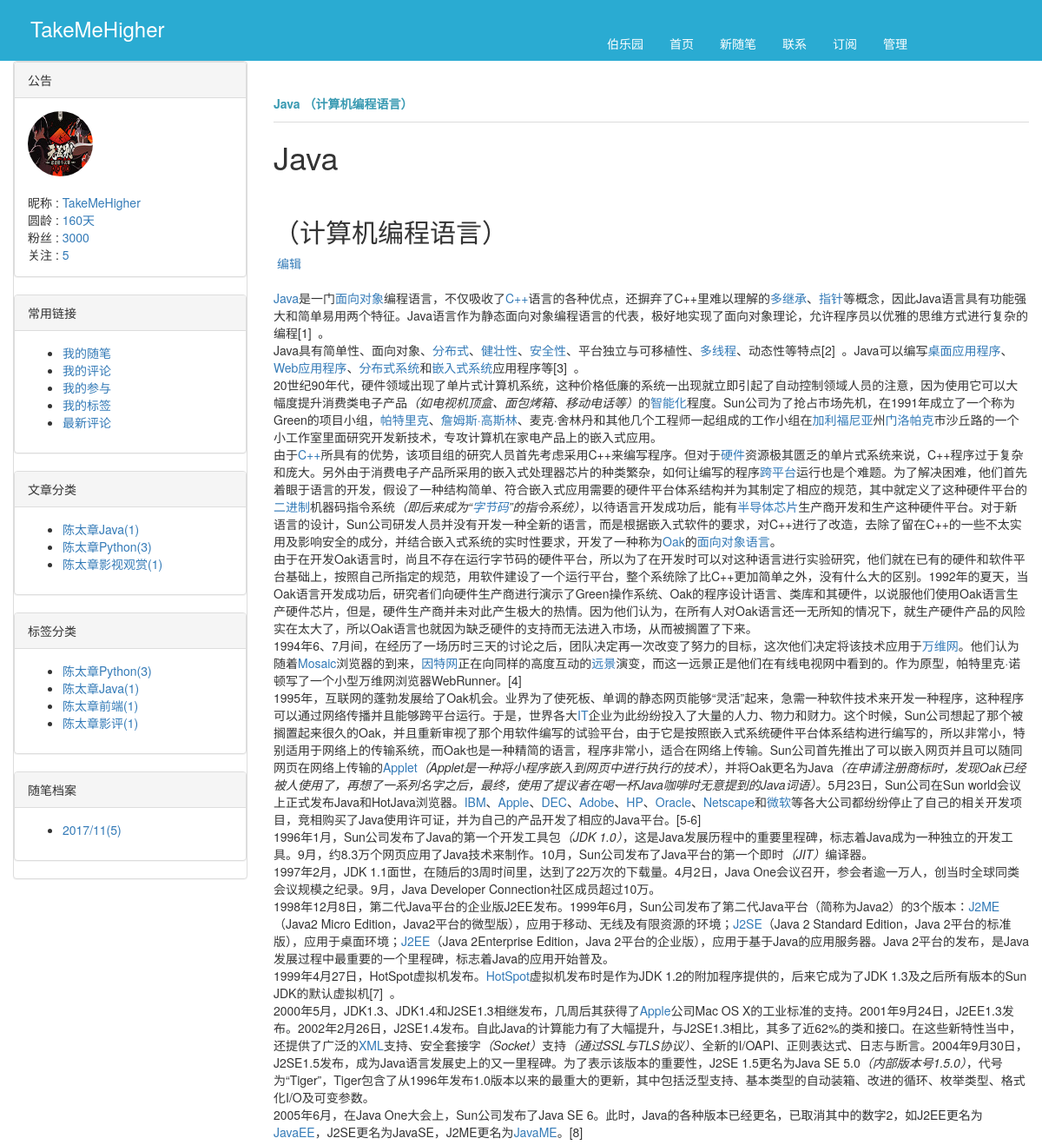
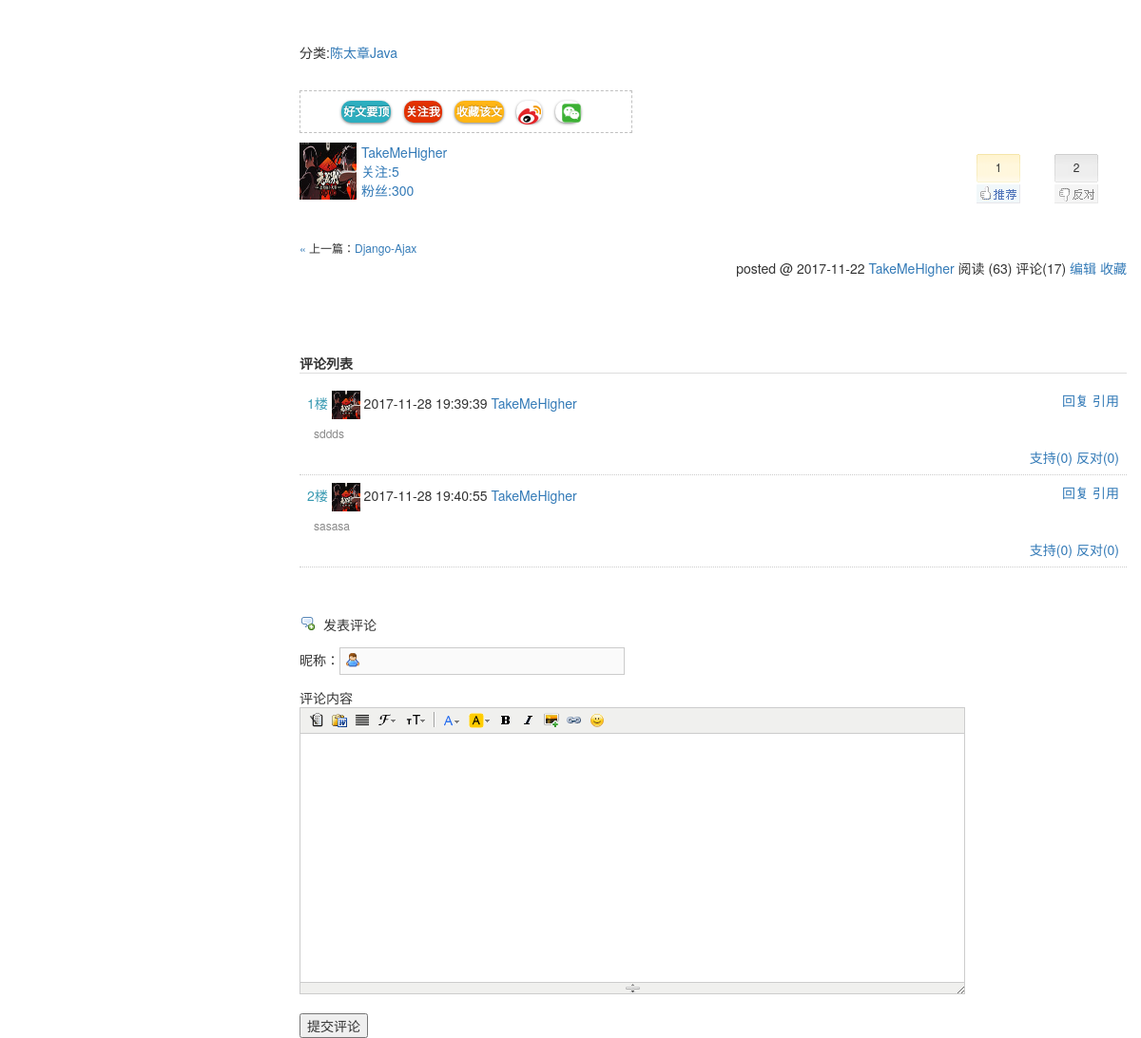
/blog/ctz/p/6/, run on the app's committed database (2 pictures, top to bottom).
### app01/models.py (models this page shows, shortened)
class Userinfo(AbstractUser):
    id=models.BigAutoField(primary_key=True)
    nickname=models.CharField(max_length=32,verbose_name="昵称")
    phone = models.CharField(max_length=11,blank=True,null=True,unique=True, verbose_name="电话")
    avatar = models.FileField(verbose_name='头像', upload_to='avatar', default="/avatar/default.png")
    registTime = models.DateTimeField(verbose_name="注册时间",auto_now_add=True)
    class Meta:
        verbose_name_plural="用户表"
    def __str__(self):
        return self.username

class Category(models.Model):
    id = models.AutoField(primary_key=True)
    title = models.CharField(verbose_name='分类标题', max_length=32)
    blog = models.ForeignKey(verbose_name='所属博客', to='Blog', to_field='id')
    class Meta:
        verbose_name = 'category'
        verbose_name_plural = '文章分类表'
        ordering = ['title']

class Tag(models.Model):
    id = models.AutoField(primary_key=True)
    title = models.CharField(verbose_name='标签名称', max_length=32)
    blog = models.ForeignKey(verbose_name='所属博客', to='Blog', to_field='id')
    class Meta:
        verbose_name_plural="标签表"

class Article(models.Model):
    id = models.BigAutoField(primary_key=True)
    title = models.CharField(max_length=50, verbose_name='文章标题')
    desc = models.CharField(max_length=255, verbose_name='文章描述')
    read_count = models.IntegerField(default=0,verbose_name='阅读数')
    comment_count = models.IntegerField(default=0,verbose_name="评论数")
    up_count = models.IntegerField(default=0,verbose_name="点赞数")
    down_count = models.IntegerField(default=0,verbose_name="差评数")
    create_time = models.DateTimeField(verbose_name='创建时间', auto_now_add=True)
    category = models.ForeignKey(verbose_name='文章类型', to='Category', to_field='id', null=True)
    user = models.ForeignKey(verbose_name='所属用户', to='Userinfo', to_field='id')
    tags = models.ManyToManyField(
        to="Tag",
        through='Article2Tag',
        through_fields=('article', 'tag'),
    )
    siteArticleCategory=models.ForeignKey(to="SiteArticleCategory",verbose_name="所属网站文章分类",null=True)
    def __str__(self):
        return self.title
    class Meta:
        verbose_name_plural="文章表"

class ArticleDetail(models.Model):
    id = models.AutoField(primary_key=True)
    content = models.TextField(verbose_name='文章内容', )
    article = models.OneToOneField(verbose_name='所属文章', to='Article', to_field='id')
    class Meta:
        verbose_name_plural="文章详细表"

class Comment(models.Model):
    id = models.BigAutoField(primary_key=True)
    content = models.CharField(verbose_name='评论内容', max_length=255)
    create_time = models.DateTimeField(verbose_name='创建时间', auto_now_add=True)
    up_count = models.IntegerField(default=0)
    user = models.ForeignKey(verbose_name='评论者', to='Userinfo', to_field='id')
    article = models.ForeignKey(verbose_name='评论文章', to='Article', to_field='id')
    parent_comment = models.ForeignKey('self', blank=True, null=True, verbose_name='父级评论')
    class Meta:
        verbose_name_plural="评论表"

### app01/views.py (the view)
# urls.py: url(r'^(?P<username>.*)/p/(?P<article_id>[0-9]+)/$', views.articleDetail),
def articleDetail(request, username, article_id):
    print(username)
    user = models.Userinfo.objects.filter(username=username).first()
    print(user)
    from django.db.models import Count
    date_list = models.Article.objects.filter(user=user).extra(
        select={"filter_create_date": "strftime('%%Y/%%m',create_time)"}).values_list(
        "filter_create_date").annotate(c=Count("id"))
    article = models.Article.objects.filter(id=article_id).first()
    models.Article.objects.filter(id=article_id).update(read_count=F('read_count') + 1)
    print(article)
    return render(request, "article.html", {'articleobj': article, "user": user, "date_list": date_list})

### templates/article.html (shortened to what this page needs)
{% extends "personalBase.html" %}
{% block css %}
    <link rel="stylesheet" href="/static/css/article.css">
{% endblock css %}
{% block article %}
    <div class="article">
        <div id="body">
            <div id="article_title">
                <h1><a href="">{{ articleobj.title }}</a></h1>
            </div>
            <div id="article_content">
                {{ articleobj.articledetail.content|safe }}
            </div>
            <div id="article_opration">
                <div id="BlogPostCategory">
                    分类:<a
                        href="/blog/{{ articleobj.user.username }}/category/{{ articleobj.category.title }}">{{ articleobj.category.title }}</a>
                </div>
                <div id="green_channel">
                    <a id="green_channel_digg">好文要顶</a>
                    <a id="green_channel_follow">关注我</a>
                    <a id="green_channel_favorite">收藏该文</a>
                    <a id="green_channel_weibo">
                        <img src="/static/img/icon_weibo_24.png" alt="">
                    </a>
                    <a id="green_channel_wechat">
                        <img src="/static/img/wechat.png" alt="">
                    </a>
                </div>
                <div id="author_profile">
                    <a href="/blog/{{ articleobj.user.username }}/" id="avatar_avatar"><img
                            src="/media/{{ articleobj.user.avatar }}" alt=""></a>
                    <div id="arthor_deatil">
                        <a href="/blog/{{ articleobj.user.username }}/">{{ articleobj.user.nickname }}</a> <br>
                        <a href="">关注:5</a> <br>
                        <a href="">粉丝:300</a> <br>
                    </div>
                    <div id="div_digg">
                        <div class="diggit">
                            <span class="diggnum" id="digg_count">{{ articleobj.up_count }}</span>
                        </div>
                        <div class="buryit">
                            <span class="burynum" id="bury_count">{{ articleobj.down_count }}</span>
                        </div>
                    </div>
                    <div id="post_next_prev"><a href="" class="p_n_p_prefix">« </a>
                        上一篇：<a href="" title="发布于2017-11-14 23:25">Django-Ajax</a><br></div>
                    <div class="postDesc pull-right">
                        posted @ <span id="post-date">{{ articleobj.create_time|date:"Y-m-d" }}</span>
                        <a href="/blog/{{ articleobj.user.username }}">{{ articleobj.user.nickname }}</a>
                        阅读 <span id="read_count">({{ articleobj.read_count }})</span> 评论({{ articleobj.comment_count }})
                        <a href="#">编辑</a>
                        <a href="#">收藏</a></div>
                </div>
            </div>
            <div id="comment_list">
                <div id="commentList">评论列表</div>
                {% for con in articleobj.comment_set.all %}
                    <div class="commentItem">
                        <div class="feedbackManage">
                            &nbsp;&nbsp;<span class="comment_actions">
                            {% if con.user.id == request.user.id %}
                                <a href="#commentBody" comment_id="{{ con.id }}">修改</a>
                                <a comment_id="{{ con.id }}" class="delComment">删除</a>
                            {% else %}
                                <a comment_id="{{ con.id }}" comment_username="{{ con.user.username }}" comment_name="{{ con.user.nickname }}" class="reply">回复</a>
                                <a href="#">引用</a>
                            {% endif %}
                          </span>
                        </div>
                        <div class="commentTile">
                            <a href="#3762185" class="layer">{{ forloop.counter }}楼</a>
                            <img class="user_avatar" src="/media/{{ con.user.avatar }}" alt="">
                            <span>{{ con.create_time|date:"Y-m-d H:i:s" }}</span>
                            <a href="/blog/{{ con.user.username }}/" id="user_nickname">{{ con.user.nickname }}</a>
                        </div>
                        <div class="commentContent">
                            {% if con.parent_comment_id %}
                                   <div class="comment_body_content">
                                     <div>
                                         <a href="/blog/{{ con.parent_comment.user.username }}/">@{{ con.parent_comment.user.nickname }}</a>
                                     </div>
                                    {{ con.content|safe}}
                                   </div>
                                {% else %}
                                 <div class="comment_body_content">
                                {{ con.content|safe}}
                            </div>
                            {% endif %}
                            <div class="comment_vote">
                                <a class="comment_digg"
                                   comment_id="{{ con.id }}">支持(<span>{{ con.up_count }}</span>)</a>
                                <a href="#" class="comment_bury" comment_id="{{ con.id }}">反对(0)</a>
                            </div>
                        </div>
                    </div>
                {% endfor %}
            </div>
            <div id="comment">
                <div id="commentform_title">发表评论</div>
                <div id="comment_nick">
                    <p>
                        昵称：<input type="text" id="tbCommentAuthor" class="author" disabled="disabled" size="50"
                                  value="{{ request.user.nickname }}">
                    </p>
                </div>
                <div>
                    评论内容
                </div>
                <div id="commentBody">
                    <form>
                        <textarea name="" id="comment_content" cols="40" rows="15" style="width: 800px;height: 400px"></textarea> <br>
                        <input type="button" value="提交评论" id="subBtn">
                    </form>
                </div>
            </div>
        </div>
    </div>
{% endblock article %}

### templates/personalBase.html (shortened to what this page needs)
<!DOCTYPE html>
<html lang="en">
<head>
    <link rel="stylesheet" href="/static/bootstrap-3.3.7-dist/css/bootstrap.min.css">
    <link rel="stylesheet" href="/static/css/personalBase.css">
    {% block css %}
    {% endblock css %}
{% load myFilter %}
</head>
<body>
<nav class="navbar  navbar-fixed-top">
    <div class="container-fluid ">
        <div class=" navbar-header" id="navbar-user-nickname">
            <a href="/blog/{{ user.username }}"  style="color: white;text-decoration: none"> {{ user.nickname }}</a>
        </div>
        <div class="collapse navbar-collapse" id="bs-example-navbar-collapse-1">
            <ul class="nav navbar-nav navbar-right" id="navList">
                <li><a href="#">伯乐园</a></li>
                <li><a href="/">首页</a></li>
                <li><a href="/backManage/addArticle/">新随笔</a></li>
                <li><a href="#">联系</a></li>
                <li><a href="#">订阅</a></li>
                <li><a href="/backManage/{{ request.user.username }}/manage/">管理</a></li>
            </ul>
        </div>
    </div>
</nav>
<div class="container-fluid" id="main">
    <div class="row">
        <div class="col-md-3" id="sideBar">
            <div class="panel panel-default">
             <div class="panel panel-default">
                    <div class="panel-heading " id="notice">公告</div>
                    <div class="panel-body">
                        <div id="author_news">
                            <a href=""> <img src="/media/{{ user.avatar }}" alt="" id="author_avatar"></a> <br><br>
                            昵称 : <a href="">{{ user.nickname }}</a> <br>
                            圆龄 : <a href="">{{ user.registTime|yunling }}天</a> <br>
                            粉丝 : <a href="">3000</a> <br>
                            关注 : <a href="">5</a>
                        </div>
                    </div>
                </div>
                <div class="panel panel-default">
                    <div class="panel-heading">常用链接</div>
                    <div class="panel-body" id="common_link">
                        <ul>
                            <li><a href="">我的随笔</a></li>
                            <li><a href="">我的评论</a></li>
                            <li><a href="">我的参与</a></li>
                            <li><a href="">我的标签</a></li>
                            <li><a href="">最新评论</a></li>
                        </ul>
                    </div>
                </div>
                <div class="panel panel-default">
                    <div class="panel-heading">文章分类</div>
                    <div class="panel-body" id="article_category">
                        <ul>
                            {% for category in user.blog.category_set.all %}
                                <li><a href="/blog/{{ user.username }}/category/{{ category.title }}">{{ category.title }}({{ category.article_set.count }})</a></li>
                            {% endfor %}
                        </ul>
                    </div>
                </div>
                <div class="panel panel-default">
                    <div class="panel-heading">标签分类</div>
                    <div class="panel-body" id="article_category">
                        <ul>
                          {% for tag in user.blog.tag_set.all %}
                             <li><a href="/blog/{{ user.username }}/tag/{{ tag.title }}">{{ tag.title }}({{ tag.article_set.all.count}})</a></li>
                          {% endfor %}
                        </ul>
                    </div>
                </div>
                <div class="panel panel-default">
                    <div class="panel-heading">随笔档案</div>
                    <div class="panel-body" id="article_category">
                        <ul>
                            {% for date in date_list%}
                                     <li><a href="/blog/{{ user.username }}/date/{{date.0 }}">{{date.0}}({{ date.1 }})</a></li>
                            {% endfor %}
                        </ul>
                    </div>
                </div>
            </div>
        </div>
        <div class="col-md-9" id="mainContent">
            {% block article %}
            {% endblock article %}
        </div>
    </div>
</div>
</body>
</html>

### data on the page
Userinfo: nickname "TakeMeHigher", avatar (picture), registTime|yunling "160"
Category: title "陈太章Java", article_set.count "1"
Category: title "陈太章Python", article_set.count "3"
Category: title "陈太章影视观赏", article_set.count "1"
Tag: title "陈太章Python", article_set.all.count "3"
Tag: title "陈太章Java", article_set.all.count "1"
Tag: title "陈太章前端", article_set.all.count "1"
Tag: title "陈太章影评", article_set.all.count "1"
Article: title "Java （计算机编程语言）", articledetail.content "Java （计算机编程语言） 编辑 Java 是一门 面向对象 编程语言，不仅吸收了 C++ 语言的各种优点，还摒弃了C++里难以理解的 多继承 、 指针 等概念，因此Java语言具有功能强大和简单易用两个特征。Java语言作为静态面向对象编程语言的代表，极好地实现了面向对象理论，允许程序员以优雅的思维方式进行复杂的编程[1] 。 Java具有简单性、面向对象、 分布式 、 健壮性 、 安全性 、平台独立与可移植性、 多线程 、动态性等特点[2] 。Java可以编写 桌面应用程序 、 Web应用程序 、 分布式系统 和 嵌入式系统 应用程序等[3] 。 20世纪90年代，硬件领域出现了单片式计算机系统，这种价格低廉的系统一出现就立即引起了自动控制领域人员的注意，因为使用它可以大幅度提升消费类电子产品 （如电视机顶盒、面包烤箱、移动电话等） 的 智能化 程度。Sun公司为了抢占市场先机，在1991年成立了一个称为Green的项目小组， 帕特里克 、 詹姆斯·高斯林 、麦克·舍林丹和其他几个工程师一起组成的工作小组在 加利福尼亚 州 门洛帕克 市沙丘路的一个小工作室里面研究开发新技术，专攻计算机在家电产品上的嵌入式应用。 由于 C++ 所具有的优势，该项目组的研究人员首先考虑采用C++来编写程序。但对于 硬件 资源极其匮乏的单片式系统来说，C++程序过于复杂和庞大。另外由于消费电子产品所采用的嵌入式处理器芯片的种类繁杂，如何让编写的程序 跨平台…", category "陈太章Java", user.avatar (picture), user.nickname "TakeMeHigher", up_count "1", down_count "2", create_time "2017-11-22", read_count "63", comment_count "17"
Comment: user.avatar (picture), create_time "2017-11-28 19:39:39", user.nickname "TakeMeHigher", content "sddds", up_count "0"
Comment: user.avatar (picture), create_time "2017-11-28 19:40:55", user.nickname "TakeMeHigher", content "sasasa", up_count "0"

### other printed values
{{ date.0 }} "2017/11"
{{ date.1 }} "5"
